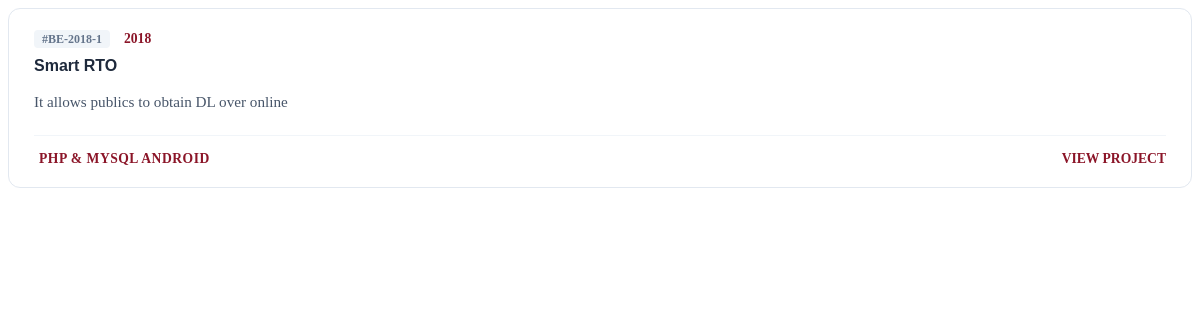
Page /returnsearchresult.php on the committed database.
### tables this page shows
CREATE TABLE `projects` (
  `pid` varchar(20) NOT NULL,
  `title` varchar(100) NOT NULL,
  `year` int(11) NOT NULL,
  `deptid` varchar(10) DEFAULT NULL,
  `guide` varchar(20) DEFAULT NULL,
  `pmates` varchar(100) NOT NULL,
  `tech` varchar(100) NOT NULL,
  `descr` text NOT NULL,
  `limits` varchar(200) NOT NULL,
  `future` text NOT NULL,
  `docname` varchar(100) NOT NULL
);

### db.php (called while the page is built, shortened)
<?php
$conn = mysqli_connect('localhost', 'root', '', 'pts');
function execute($sql) {
    global $conn;
    $res = $conn->query($sql);
    return $res;
}
?>

### returnsearchresult.php (the view, shortened to what this page needs)
<?php
include_once('db.php');
$data = $_REQUEST['con'] ?? 'all';
if ($data == "all") {
    $sql = "SELECT * FROM projects ORDER BY year DESC";
} else {
    $sql = "SELECT * FROM projects WHERE $data ORDER BY year DESC";
}
$res = execute($sql);
while ($row = $res->fetch_object()) {
?>
    <div class="project-result-card">
        <div class="card-content">
            <div class="project-meta">
                <span class="label-id">#<?php echo $row->pid; ?></span>
                <span class="label-year"><?php echo $row->year; ?></span>
            </div>
            <a href="projectdet.php?pid=<?php echo $row->pid; ?>" class="project-link">
                <h4 class="project-title"><?php echo $row->title; ?></h4>
            </a>
            <p class="project-description">
                <?php
                    echo (strlen($row->descr) > 200) ? substr($row->descr, 0, 200) . "..." : $row->descr;
                ?>
            </p>
            <div class="project-footer">
                <div class="tech-stack">
                    <span class="tech-tag"><?php echo $row->tech; ?></span>
                </div>
                <a href="projectdet.php?pid=<?php echo $row->pid; ?>" class="btn-details">
                    View Project <span class="glyphicon glyphicon-chevron-right"></span>
                </a>
            </div>
        </div>
    </div>
<?php
}
?>

### returnsearchresult.php (style rules this page uses)
.project-result-card { background: white; border-radius: 12px; margin-bottom: 20px; border: 1px solid #e2e8f0; transition: all 0.3s ease; overflow: hidden; }
.card-content { padding: 20px 25px; }
.project-meta { margin-bottom: 10px; }
.label-id { background: #f1f5f9; color: #64748b; padding: 2px 8px; border-radius: 4px; font-size: 0.75rem; font-weight: 700; margin-right: 10px; }
.label-year { color: #8B1528; font-weight: 600; font-size: 0.85rem; }
.project-link { text-decoration: none !important; }
.project-title { color: #1e293b; font-family: 'Poppins', sans-serif; font-weight: 700; margin: 0 0 10px 0; transition: color 0.2s; }
.project-description { color: #475569; font-size: 0.95rem; line-height: 1.6; margin-bottom: 20px; }
.project-footer { display: flex; justify-content: space-between; align-items: center; padding-top: 15px; border-top: 1px solid #f1f5f9; }
.tech-stack { color: #8B1528; font-size: 0.85rem; font-weight: 600; }
.tech-tag { margin-left: 5px; text-transform: uppercase; letter-spacing: 0.5px; }
.btn-details { font-size: 0.85rem; font-weight: 700; color: #8B1528; text-transform: uppercase; text-decoration: none !important; }

### rows in the picture
projects: pid "BE-2018-1", year "2018", title "Smart RTO", descr "It allows publics to obtain DL over online", tech "PHP & MYSQL ANDROID"
